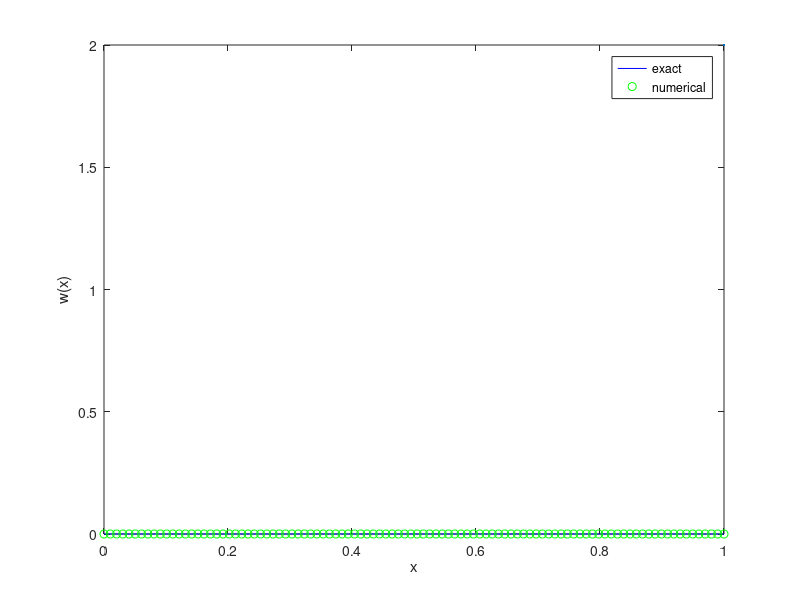

Write the MATLAB code that produced this figure.
E=100;
L=1;
I=1;
P0=2;
x=linspace(0,1,100)
wx=P0/(120*E*I*L)*x.^5-P0*L/(60*E*I)*x.^3+P0*L^3/(120*E*I)*x
wxrrm=P0*L^3/(120*E*I).*x-P0*L^2/(60*E*I)*x.^2+P0*L/(120*E*I)*x.^3
plot(x,wx,'b-',x,wxrrm,'go',LineWidth=2)
xlabel('x')
ylabel('w(x)')
legend('exact','numerical')
%max(wx-wxrrm)